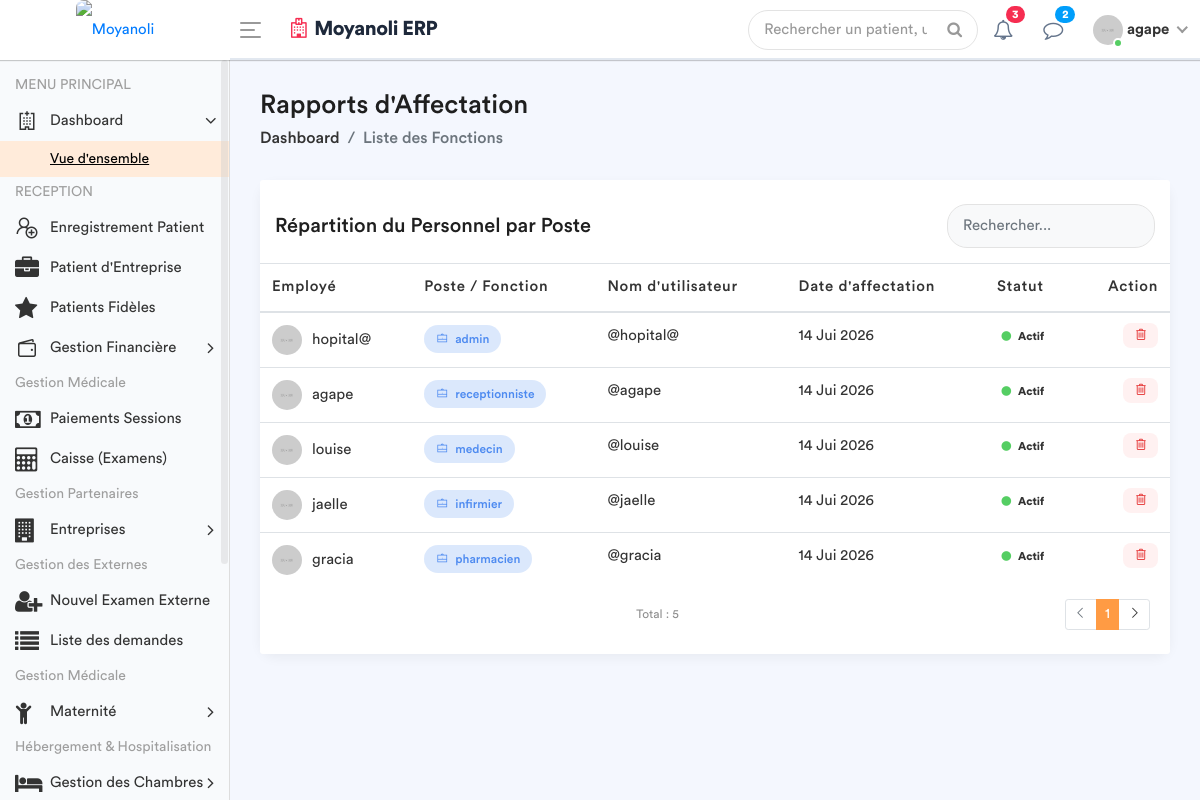
Before: /employe-poste/ (signed in) with the older database file.
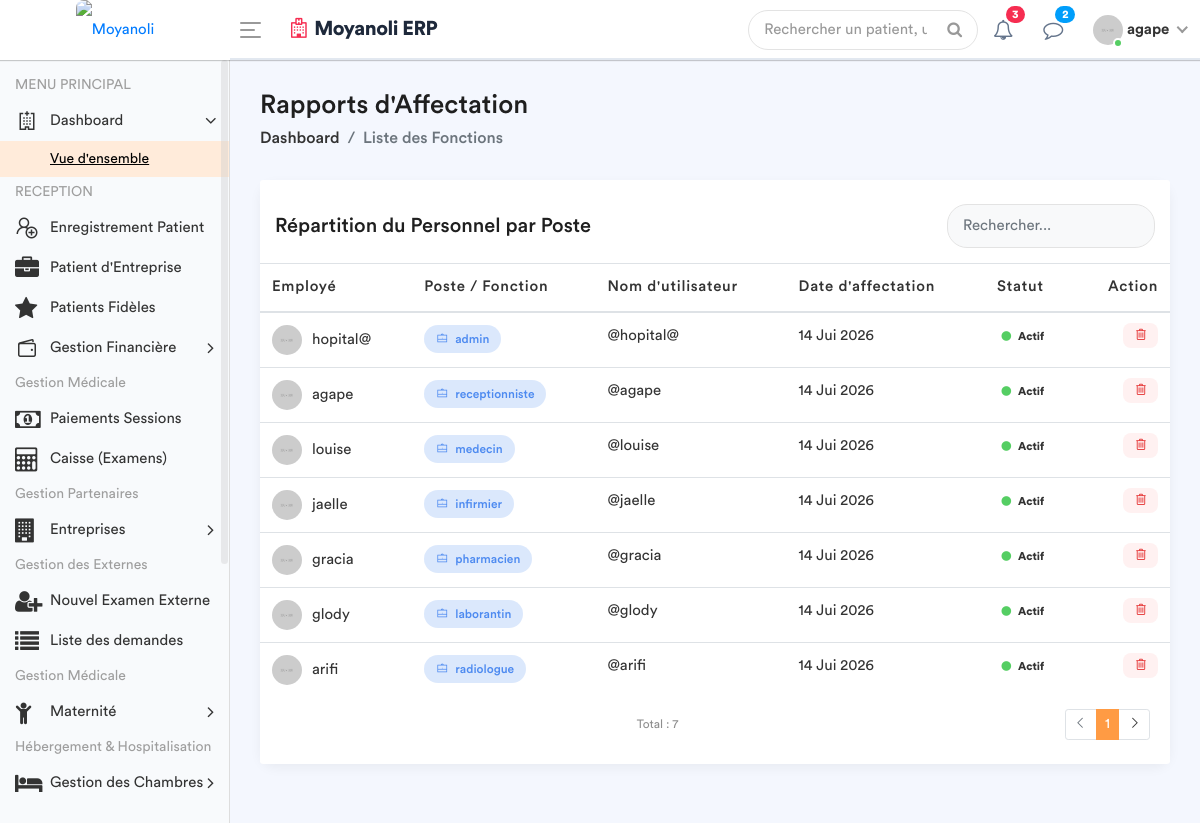
After: the same page with the newer database file.
### apps/models.py (models this page shows, shortened)
class Fonction(models.Model):
    fonctionKey = models.ForeignKey(Role, on_delete=models.SET_NULL, null=True)
    userKey = models.ForeignKey(User, on_delete=models.SET_NULL, null=True, related_name='user_fonction')
    autorisation = models.CharField(max_length=30, default='oui')

class Role(models.Model):
    roleName = models.CharField(max_length=30)

### apps/views.py (the view)
# urls.py: path('employe-poste/', views.liste_employe_poste, name='liste_employe_poste'),
@login_required
def liste_employe_poste(request):
    role_user = Fonction.objects.filter(userKey=request.user).first()
    fonctionKey = role_user.fonctionKey.roleName if role_user else None
    liste_postes = Fonction.objects.all().select_related('userKey', 'fonctionKey')
    context = {
        'liste_postes': liste_postes,
        'fonctionKey': fonctionKey,
    }
    return render(request, 'back-end/liste_fonctions.html', context)

### apps/templates/back-end/liste_fonctions.html (shortened to what the changed rows need)
<!DOCTYPE html>
{% load static %}
<html lang="fr">
    <head>
        {% include 'back-end/includes/css.html'%}
    </head>
    <body>
        <div class="main-wrapper">
            <div class="page-wrapper">
                <div class="content container-fluid">
                    <div class="row">
                        <div class="col-md-12">
                            <div class="card card-table">
                                <div class="card-body">
                                    <div class="table-responsive">
                                        <table class="table table-hover table-center mb-0">
                                            <thead>
                                                <tr>
                                                    <th>Employé</th>
                                                    <th>Poste / Fonction</th>
                                                    <th>Nom d'utilisateur</th>
                                                    <th>Date d'affectation</th>
                                                    <th>Statut</th>
                                                    <th class="text-right">Action</th>
                                                </tr>
                                            </thead>
                                            <tbody id="tableBody">
                                                {% for poste in liste_postes %}
                                                <tr>
                                                    <td>
                                                        <h2 class="table-avatar">
                                                            <img src="/static/back-end/assets/img/profiles/avatar-01.jpg" alt="">
                                                            {{ poste.userKey.get_full_name|default:poste.userKey.username }}
                                                        </h2>
                                                    </td>
                                                    <td>
                                                        <span class="badge bg-inverse-primary badge-role">
                                                            <i class="la la-briefcase mr-1"></i> {{ poste.fonctionKey.roleName }}
                                                        </span>
                                                    </td>
                                                    <td>@{{ poste.userKey.username }}</td>
                                                    <td>{{ poste.userKey.date_joined|date:"d M Y" }}</td>
                                                    <td>
                                                        {% if poste.userKey.is_active %}
                                                            <span class="badge badge-success-border"><i class="fa fa-circle text-success mr-1"></i> Actif</span>
                                                        {% else %}
                                                            <span class="badge badge-danger-border"><i class="fa fa-circle text-danger mr-1"></i> Inactif</span>
                                                        {% endif %}
                                                    </td>
                                                    <td class="text-right">
                                                        <a href="{% url 'supprimer_poste' poste.id %}"
                                                           class="btn-delete"
                                                           onclick="return confirm('Êtes-vous sûr de vouloir supprimer cette affectation ?');"
                                                           title="Supprimer l'affectation">
                                                            <i class="la la-trash-alt"></i>
                                                        </a>
                                                    </td>
                                                </tr>
                                                {% empty %}
                                                <tr>
                                                    <td colspan="6" class="text-center text-muted py-4">
                                                        Aucune affectation enregistrée.
                                                    </td>
                                                </tr>
                                                {% endfor %}
                                            </tbody>
                                        </table>
                                    </div>
                                </div>
                                <div class="card-footer bg-white border-0 pb-4">
                                    <div class="row align-items-center">
                                        <div class="col">
                                            <small class="text-muted">Total : {{ liste_postes|length }}</small>
                                        </div>
                                    </div>
                                </div>
                            </div>
                        </div>
                    </div>
                </div>
            </div>
        </div>
    </body>
</html>

Changed rows visible on the page:
added Fonction: userKey.get_full_name "glody", fonctionKey.roleName "laborantin", userKey.username "glody", userKey.date_joined "14 Jui 2026", shows "Actif"
added Fonction: userKey.get_full_name "arifi", fonctionKey.roleName "radiologue", userKey.username "arifi", userKey.date_joined "14 Jui 2026", shows "Actif"
Other visible differences:
{{ liste_postes|length }}: "5" → "7"
